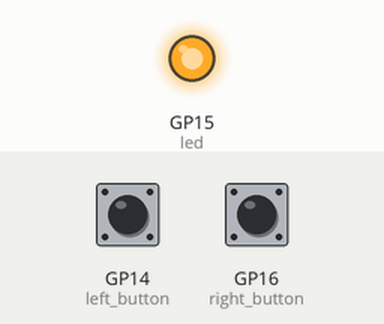
Bench run of a program on a simulated Raspberry Pi Pico running MicroPython. Parts: output pins drawn as LEDs (lit = HIGH). The inputs (shaded band) are chosen by the test bench; at power-on: GP14 (left_button) LOW, GP16 (right_button) LOW. Random numbers come from a fixed seed.

Above: at 0.1 s.
At 5.7 s:
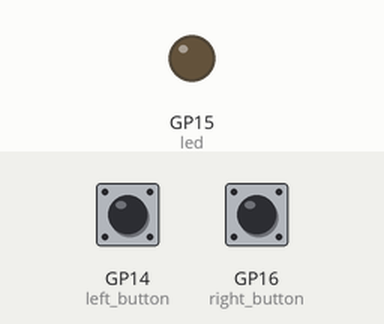
Timing chart, 0 to 7.2 s (numbered marks = the images above):
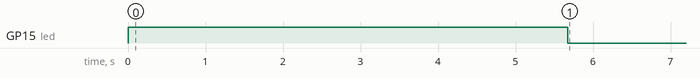

Measured:
- by itself, GP15 (led): LOW → HIGH at 0.00 s, → LOW 5.7 s later

The program:

Two_player_game.py
```python
import machine
import utime
import urandom

led = machine.Pin(15, machine.Pin.OUT)
left_button = machine.Pin(14, machine.Pin.IN, machine.Pin.PULL_DOWN)
right_button = machine.Pin(16, machine.Pin.IN, machine.Pin.PULL_DOWN)

fastest_button = None

def button_handler(pin):
    left_button.irq(handler=None)
    right_button.irq(handler=None)
    global fastest_button
    fastest_button = pin

led.value(1)
utime.sleep(urandom.uniform(5, 10))
led.value(0)
left_button.irq(trigger=machine.Pin.IRQ_RISING, handler=button_handler)
right_button.irq(trigger=machine.Pin.IRQ_RISING, handler=button_handler)
while fastest_button is None:
    utime.sleep(1)
if fastest_button is left_button:
    print("Left Player wins!")
elif fastest_button is right_button:
    print("Right Player wins!")
```
